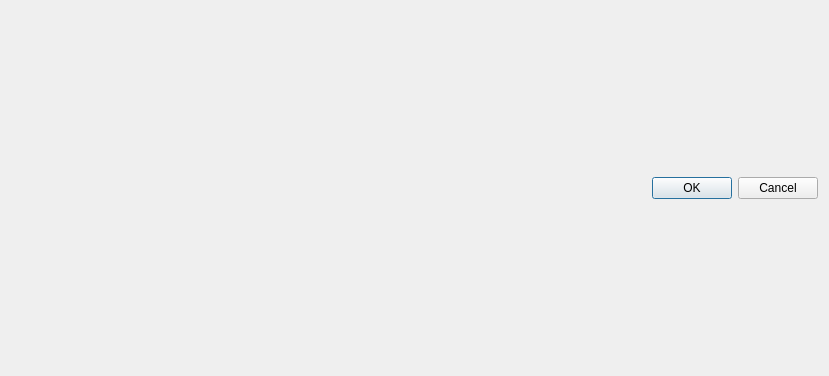
<?xml version="1.0" encoding="UTF-8"?>
<ui version="4.0">
 <class>Dialog</class>
 <widget class="QDialog" name="Dialog">
  <property name="geometry">
   <rect>
    <x>0</x>
    <y>0</y>
    <width>829</width>
    <height>376</height>
   </rect>
  </property>
  <property name="windowTitle">
   <string>Выбор скважин</string>
  </property>
  <layout class="QVBoxLayout" name="verticalLayout">
   <item>
    <widget class="QDialogButtonBox" name="buttonBox">
     <property name="orientation">
      <enum>Qt::Horizontal</enum>
     </property>
     <property name="standardButtons">
      <set>QDialogButtonBox::Cancel|QDialogButtonBox::Ok</set>
     </property>
    </widget>
   </item>
  </layout>
 </widget>
 <resources/>
 <connections>
  <connection>
   <sender>buttonBox</sender>
   <signal>accepted()</signal>
   <receiver>Dialog</receiver>
   <slot>accept()</slot>
   <hints>
    <hint type="sourcelabel">
     <x>248</x>
     <y>254</y>
    </hint>
    <hint type="destinationlabel">
     <x>157</x>
     <y>274</y>
    </hint>
   </hints>
  </connection>
  <connection>
   <sender>buttonBox</sender>
   <signal>rejected()</signal>
   <receiver>Dialog</receiver>
   <slot>reject()</slot>
   <hints>
    <hint type="sourcelabel">
     <x>316</x>
     <y>260</y>
    </hint>
    <hint type="destinationlabel">
     <x>286</x>
     <y>274</y>
    </hint>
   </hints>
  </connection>
 </connections>
</ui>
